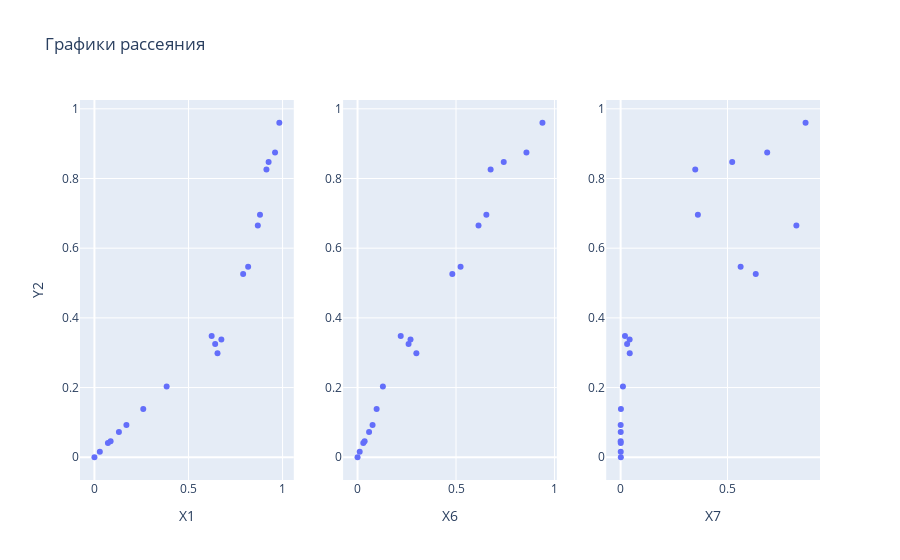

The cell this chart's notebook holds for it:
### Markdown cell above
$$\hat y_2 = 0.1931x_{1} + 0.8918x_{6} - 0.0800x_{7}$$

### Code cell
fig = make_subplots(rows=1, cols=3)
fig.update_yaxes(title_text='Y2', row=1, col=1)

fig.add_trace(px.scatter(x=x1_test, y=y2_test).data[0], row=1, col=1)
fig.update_xaxes(title_text='X1', row=1, col=1)

fig.add_trace(px.scatter(x=x6_test, y=y2_test).data[0], row=1, col=2)
fig.update_xaxes(title_text='X6', row=1, col=2)

fig.add_trace(px.scatter(x=x7_test, y=y2_test).data[0], row=1, col=3)
fig.update_xaxes(title_text='X7', row=1, col=3)

fig.update_layout(title='Графики рассеяния')
fig.show()

### Figure 1 — Plotly figure (JSON) as saved in the notebook; plotly's stock layout.template omitted (floating-point values rounded to 4 significant figures)
{"data": [{"hovertemplate": "x=%{x}<br>y=%{y}<extra></extra>", "legendgroup": "", "marker": {"color": "#636efa", "symbol": "circle"}, "mode": "markers", "name": "", "orientation": "v", "showlegend": false, "type": "scatter", "x": [0.7905, 0.6231, 0.9828, 0.1301, 0.9142, 0.9257, 0.817, 0.6417, 0.07161, 0, 0.3838, 0.88, 0.6746, 0.2595, 0.6541, 0.02863, 0.17, 0.08589, 0.96, 0.8685], "xaxis": "x", "y": [0.526, 0.3477, 0.96, 0.0723, 0.8258, 0.8472, 0.5465, 0.3253, 0.04107, 0, 0.2033, 0.6957, 0.3377, 0.1383, 0.2984, 0.01609, 0.09288, 0.04573, 0.8749, 0.6652], "yaxis": "y"}, {"hovertemplate": "x=%{x}<br>y=%{y}<extra></extra>", "legendgroup": "", "marker": {"color": "#636efa", "symbol": "circle"}, "mode": "markers", "name": "", "orientation": "v", "showlegend": false, "type": "scatter", "x": [0.4814, 0.2192, 0.939, 0.05855, 0.6757, 0.7425, 0.5232, 0.2591, 0.02915, 0, 0.1287, 0.6542, 0.269, 0.0969, 0.2987, 0.01086, 0.07625, 0.03586, 0.8578, 0.6144], "xaxis": "x2", "y": [0.526, 0.3477, 0.96, 0.0723, 0.8258, 0.8472, 0.5465, 0.3253, 0.04107, 0, 0.2033, 0.6957, 0.3377, 0.1383, 0.2984, 0.01609, 0.09288, 0.04573, 0.8749, 0.6652], "yaxis": "y2"}, {"hovertemplate": "x=%{x}<br>y=%{y}<extra></extra>", "legendgroup": "", "marker": {"color": "#636efa", "symbol": "circle"}, "mode": "markers", "name": "", "orientation": "v", "showlegend": false, "type": "scatter", "x": [0.6322, 0.02044, 0.8652, 0.0005015, 0.3492, 0.5221, 0.5614, 0.03033, 0.0006044, 0.001083, 0.01087, 0.3614, 0.04213, 0.001387, 0.04263, 0.000596, 0.0003051, 0.0002167, 0.6856, 0.8222], "xaxis": "x3", "y": [0.526, 0.3477, 0.96, 0.0723, 0.8258, 0.8472, 0.5465, 0.3253, 0.04107, 0, 0.2033, 0.6957, 0.3377, 0.1383, 0.2984, 0.01609, 0.09288, 0.04573, 0.8749, 0.6652], "yaxis": "y3"}], "layout": {"title": {"text": "Графики рассеяния"}, "xaxis": {"anchor": "y", "domain": [0, 0.2889], "title": {"text": "X1"}}, "xaxis2": {"anchor": "y2", "domain": [0.3556, 0.6444], "title": {"text": "X6"}}, "xaxis3": {"anchor": "y3", "domain": [0.7111, 1], "title": {"text": "X7"}}, "yaxis": {"anchor": "x", "domain": [0, 1], "title": {"text": "Y2"}}, "yaxis2": {"anchor": "x2", "domain": [0, 1]}, "yaxis3": {"anchor": "x3", "domain": [0, 1]}}}
